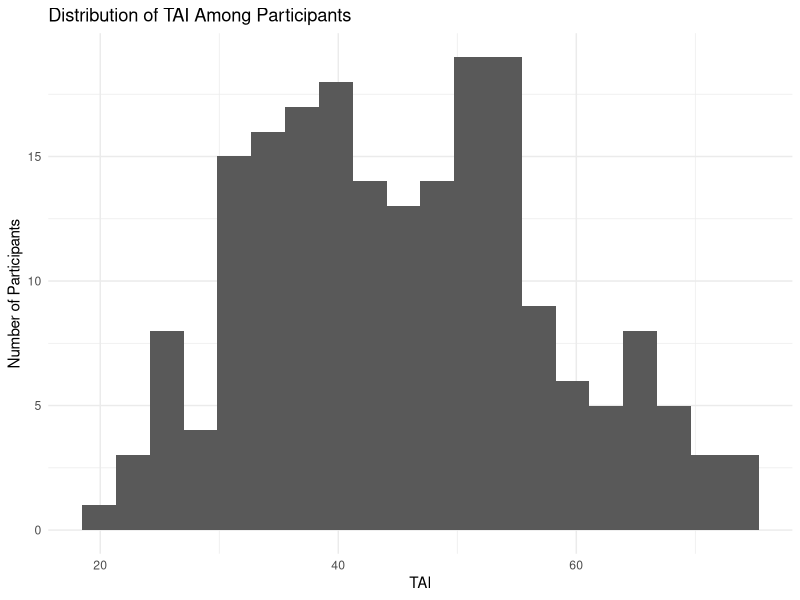
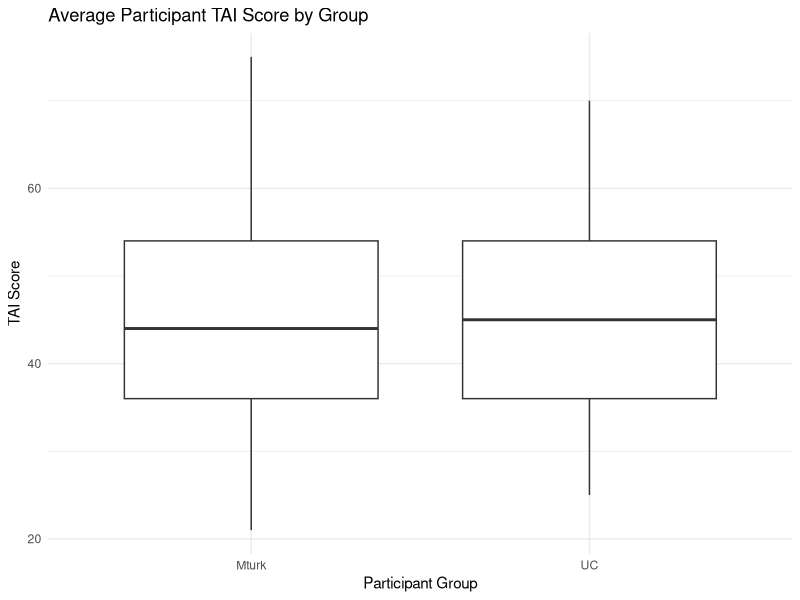
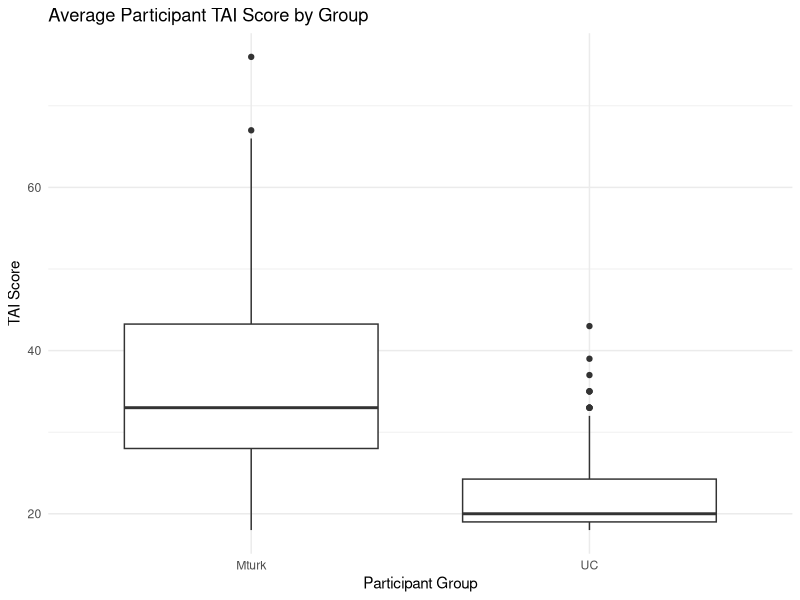

These charts were generated, in order, by the following R code: (Note: this script raises an error after producing the figures.)
## ---- chunk 1
knitr::opts_chunk$set(echo = TRUE)
## ---- chunk 2

library(tidyverse)
library(ggplot2)
library(knitr) 
library(modelr)
library(broom)

set.seed(1234)
theme_set(theme_minimal())

macss <- read_csv('MethodsResults/macss.csv')
head(macss)

## ---- chunk 3

macss %>%
  count(Gender) %>%
  kable(caption = "Counts of Gender)",
        col.names = c("Gender", "Number of Participants"))
## ---- chunk 4

macss %>%
  ggplot() +
    geom_histogram(aes(TAI_TOTAL), bins = 20) +
    ggtitle("Distribution of TAI Among Participants") +
    xlab("TAI") +
    ylab("Number of Participants")

macss %>%
  ggplot(aes(x = Group, y = TAI_TOTAL))+
    geom_boxplot()+
    ylab("TAI Score")+
    xlab("Participant Group")+
    ggtitle("Average Participant TAI Score by Group")


macss %>%
  ggplot(aes(x = Group, y = Age))+
    geom_boxplot()+
    ylab("TAI Score")+
    xlab("Participant Group")+
    ggtitle("Average Participant TAI Score by Group")


macss %>%
  group_by(Group) %>%
  summarize(ave_TAI = mean(TAI_TOTAL)) %>%
  kable (caption = "Average Trait Anxiety for UC vs. MTurk Participants",
        col.names = c("Group",
                      "Average Trait Anxiety"))

t.test(macss$TAI_TOTAL ~ macss$Group)

## ---- chunk 5

macss_gender <- lm(TAI_TOTAL ~ Gender, data = macss)
tidy(macss_gender)

biden_gender <- lm(biden ~ female, data = biden)
tidy(biden_gender)

